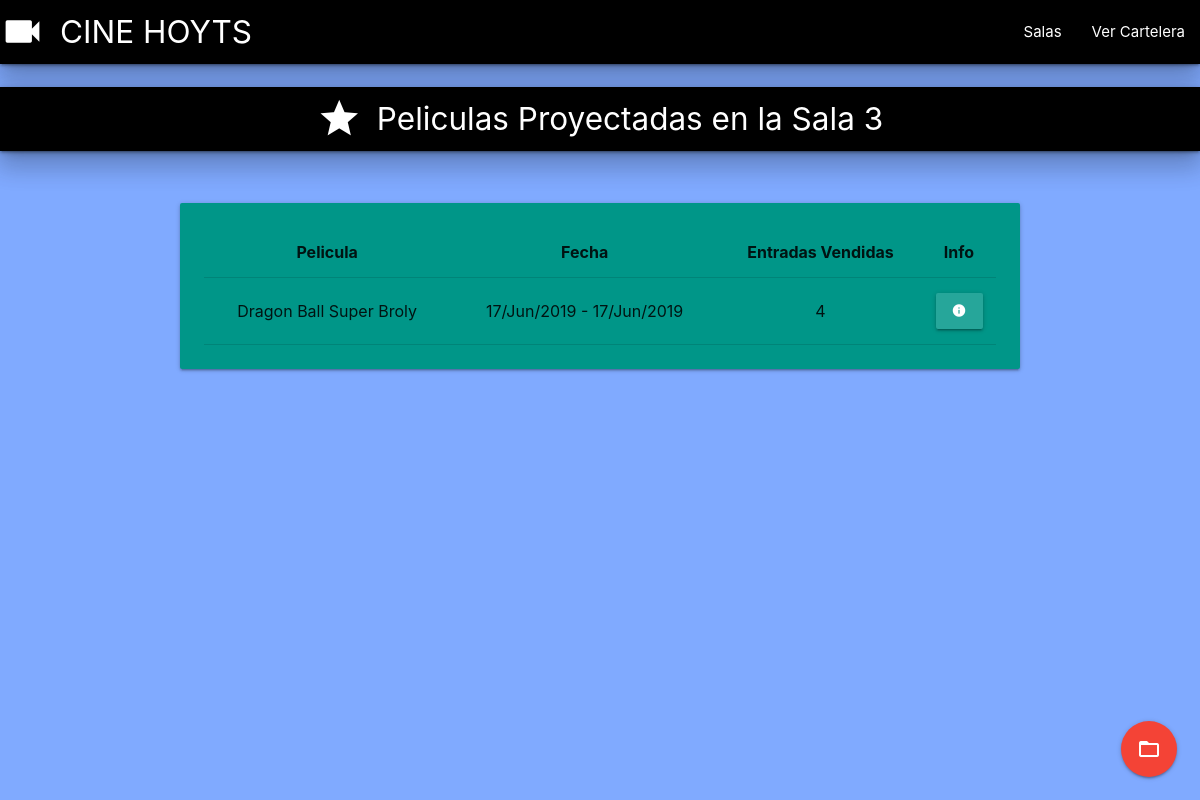
Before: /salas_asignadas/3 with the older database file.
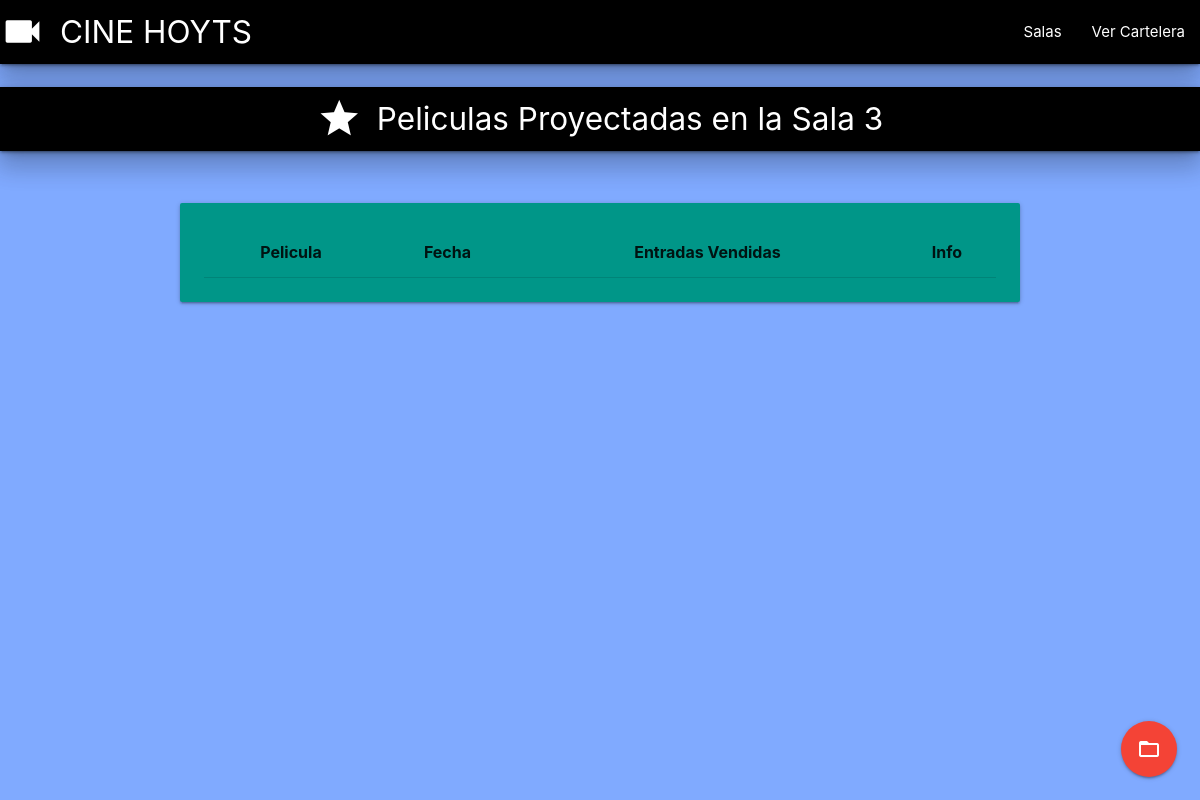
After: the same page with the newer database file.
### app/models.py (models this page shows, shortened)
class asignar_Sala(models.Model):
    fecha_inicio = models.DateTimeField(null=False)
    fecha_fin = models.DateTimeField(null=False)
    pelicula = models.ForeignKey(Pelicula)
    sala = models.ForeignKey(Sala)
    en_cartelera = models.BooleanField(default=True)
    entradas_vendidas = models.IntegerField(default=0)

class Pelicula(models.Model):
    DR = 'Drama'
    RO = 'Romance'
    AC = 'Accion'
    CF = 'Ciencia Ficcion'
    TR = 'Terror'
    AV = 'Aventura'
    PO = 'Policial'
    PL = 'Politica'
    FA = 'Fantasia'
    AT = 'ATP'
    M3 = '+13'
    M6 = '+16'
    M8 = '+18'
    GENERO_CHOICES = (
        (DR , 'Drama'),
        (RO , 'Romance'),
        (AC , 'Accion'),
        (CF , 'Ciencia Ficcion'),
        (TR , 'Terror'),
        (AV , 'Aventura'),
        (PO , 'Policial'),
        (PL , 'Politica'),
        (FA , 'Fantasia'),
    )
    EDADES_CHOICES = (
        (AT , 'ATP'),
        (M3 , '+13'),
        (M6 , '+16'),
        (M8 , '+18')
    )
    nombre = models.CharField(max_length=100, null=False)
    descripcion = models.TextField(max_length=400, null=False)
    genero = models.CharField('Genero', max_length=10, choices=GENERO_CHOICES)
    director = models.ForeignKey(Director, null=False)
    fecha_estreno = models.DateTimeField(null=False)
    portada = models.FileField(upload_to='', unique=True)
    clasificacion = models.CharField('Edades', max_length=3, choices=EDADES_CHOICES)
    duracion = models.IntegerField(null=False)

### app/views.py (the view)
# urls.py: url(r'^salas_asignadas/(?P<id_sala>\d+)$', salas_asignadas, name="salas_asignadas"),
def salas_asignadas(request, id_sala):
    sala_elegida = Sala.objects.get(id=id_sala)
    salas_asignadas = asignar_Sala.objects.filter(sala__id=id_sala, en_cartelera=True).order_by('pelicula__nombre')
    for a in salas_asignadas:
        print a.entradas_vendidas
    return render(request, 'salas_asig.html', {'salas_asignadas':salas_asignadas, 'sala':sala_elegida})

### app/templates/salas_asig.html (shortened to what this page needs)
<html>
    {% load static %}
    <head>
        <link rel="stylesheet" href="https://cdnjs.cloudflare.com/ajax/libs/materialize/1.0.0/css/materialize.min.css">
    </head>
    <body style="background-color:#80aaff" >
        <div class="navbar-fixed">
            <nav style="background-color: black" role="navigation">
                <div class="nav-wrapper z-depth-4">
                    <a id="logo-container" data-target="modal1" href="{% url 'index' %}" class="brand-logo modal-trigger">
                        <i class="material-icons prefix" style="font-size: 45px">videocam</i> CINE HOYTS </a>
                    <ul id="nav-mobile" class="right hide-on-med-and-down">
                        <li><a href="{% url 'salas' %}">Salas</a></li>
                        <li><a href="{% url 'ver_peliculas' %}">Ver Cartelera</a></li>
                    </ul>
                </div>
            </nav>
        </div>
        <br>
        <nav style="background-color: black" role="show">
            <div class="nav-wrapper z-depth-4">
                <a id="logo-container" class="brand-logo center modal-trigger">
                    <i class="material-icons prefix" style="font-size: 45px">star</i> Peliculas Proyectadas en la Sala {{sala.numero}}
                </a>
            </div>
        </nav>
        <br>
        <br>
        <div class="container">
            <div class="card-panel teal orange-2">
                <div class="col s6">
                    <table class="centered highlight">
                        <thead>
                            <tr>
                                <th data-field="id">Pelicula</th>
                                <th data-field="name">Fecha</th>
                                <th data-field="price">Entradas Vendidas</th>
                                <th data-field="price">Info</th>
                            </tr>
                        </thead>
                        <tbody>
                            {% for sala in salas_asignadas %}
                            <tr>
                                <td>{{sala.pelicula.nombre}}</td>
                                <td>{{sala.fecha_inicio|date:"d/M/Y"}} - {{sala.fecha_fin|date:"d/M/Y"}}</td>
                                <td>{{sala.entradas_vendidas}}</td>
                                <td><a class="waves-effect waves-light btn" onclick="info_pelicula('{% url 'datos_pelicula' sala.pelicula.id %}')"><i style="font-size:15px" class="material-icons">info</i></a></td>
                            </tr>
                            {% endfor %}
                        </tbody>
                    </table>
                </div>
            </div>
        </div>
        <div class="fixed-action-btn">
            <a class="btn-floating btn-large red">
                <i class="large material-icons">folder_open</i>
            </a>
        </div>
    </body>
</html>

Changed rows visible on the page:
removed asignar_Sala: pelicula.nombre "Dragon Ball Super Broly", fecha_inicio "17/Jun/2019", fecha_fin "17/Jun/2019", entradas_vendidas "4"
